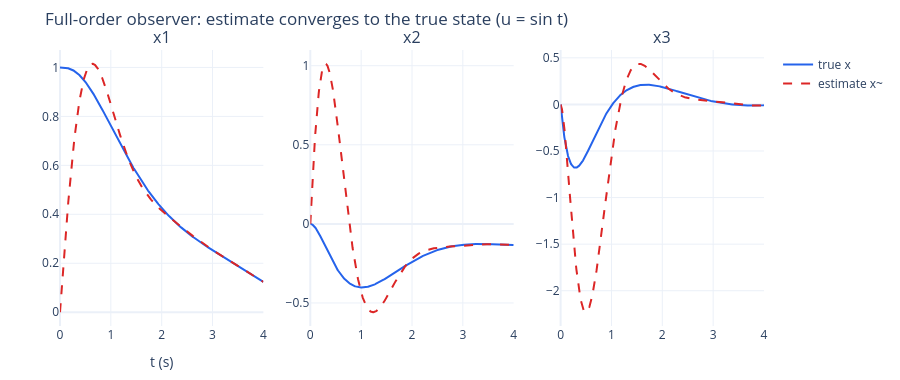

Write notebook code for a chart like this one.
### Markdown cell above
## 4. 全階觀測器 `observer.m`

```matlab
a=[0 1 0;0 0 1;-6 -11 -6];  b=[0 0 1]';  c=[1 0 0];  d=0;
ob=obsv(a,c);
rob=rank(ob)
n = length(a)
q=[-2+2*sqrt(3)*i -2-2*sqrt(3)*i -5];
ke=(place(a',c',q))'
```

觀測器 $\dot{\tilde x}=A\tilde x+Bu+K_e(y-C\tilde x)$，估測誤差 $\varepsilon=x-\tilde x$ 滿足 $\dot\varepsilon=(A-K_eC)\varepsilon$。
可觀測（$\operatorname{rank}O=n$）時，利用 $(A-K_eC)^T=A^T-C^TK_e^T$，觀測器增益可以用極點配置求：$K_e^T=\text{place}(A^T,C^T,q)$。

手算驗證：$A-K_eC$ 的特徵多項式 $s^3+(6+k_1)s^2+(11+6k_1+k_2)s+(6+11k_1+6k_2+k_3)$，
期望 $(s^2+4s+16)(s+5)=s^3+9s^2+36s+80$，得 $K_e=[3,\ 7,\ -1]^T$。

原程式只算出 $K_e$；下面另外模擬（新增）：受控體從 $x(0)=[1,0,0]$ 出發、觀測器從 $\tilde x(0)=0$ 出發，看估測值追上真實狀態。

### Code cell
a = np.array([[0, 1, 0], [0, 0, 1], [-6, -11, -6]], float)
b = np.array([[0], [0], [1]], float)
c = np.array([[1.0, 0, 0]])
print("rank obsv(a,c) =", np.linalg.matrix_rank(obsv(a, c)), " n =", a.shape[0])
q = [-2 + 2 * np.sqrt(3) * 1j, -2 - 2 * np.sqrt(3) * 1j, -5]
ke = place(a.T, c.T, q).T
print("Ke = place(a',c',q)' =", clean(ke.ravel(), 4))
print("eig(a-ke*c) =", clean(sorted(np.linalg.eigvals(a - ke @ c), key=lambda z: (z.real, z.imag))))


def plant_obs(t, s):                         # 狀態 [x; x~]，u = sin t（任意已知輸入）
    x, xh = s[:3], s[3:]
    u = np.sin(t)
    dx = a @ x + b.ravel() * u
    dxh = a @ xh + b.ravel() * u + ke.ravel() * (c @ x - c @ xh)
    return np.concatenate([dx, dxh])


t = np.linspace(0, 4, 801)
sol = solve_ivp(plant_obs, (0, 4), [1, 0, 0, 0, 0, 0], t_eval=t, rtol=1e-9, atol=1e-11)
fig = make_subplots(rows=1, cols=3, subplot_titles=("x1", "x2", "x3"))
for i in range(3):
    fig.add_trace(go.Scatter(x=t, y=sol.y[i], name="true x", line=dict(color="#2563eb"), showlegend=i == 0), 1, i + 1)
    fig.add_trace(go.Scatter(x=t, y=sol.y[i + 3], name="estimate x~", line=dict(color="#dc2626", dash="dash"), showlegend=i == 0), 1, i + 1)
show(fig, "Full-order observer: estimate converges to the true state (u = sin t)", "t (s)", None, h=380)
err = np.linalg.norm(sol.y[:3] - sol.y[3:], axis=0)
print(f"|x - x~|: t=0 -> {err[0]:.3f}, t=2 -> {err[400]:.2e}, t=4 -> {err[-1]:.2e}")

### Figure 1 — Plotly figure (JSON) as saved in the notebook; plotly's stock layout.template omitted (floating-point values rounded to 4 significant figures; data arrays with more than 128 entries replaced by an {"elided": "..."} marker saying what was removed)
{"data": [{"line": {"color": "#2563eb"}, "name": "true x", "showlegend": true, "type": "scatter", "x": {"elided": "801 float values"}, "xaxis": "x", "y": {"elided": "801 float values"}, "yaxis": "y"}, {"line": {"color": "#dc2626", "dash": "dash"}, "name": "estimate x~", "showlegend": true, "type": "scatter", "x": {"elided": "801 float values"}, "xaxis": "x", "y": {"elided": "801 float values"}, "yaxis": "y"}, {"line": {"color": "#2563eb"}, "name": "true x", "showlegend": false, "type": "scatter", "x": {"elided": "801 float values"}, "xaxis": "x2", "y": {"elided": "801 float values"}, "yaxis": "y2"}, {"line": {"color": "#dc2626", "dash": "dash"}, "name": "estimate x~", "showlegend": false, "type": "scatter", "x": {"elided": "801 float values"}, "xaxis": "x2", "y": {"elided": "801 float values"}, "yaxis": "y2"}, {"line": {"color": "#2563eb"}, "name": "true x", "showlegend": false, "type": "scatter", "x": {"elided": "801 float values"}, "xaxis": "x3", "y": {"elided": "801 float values"}, "yaxis": "y3"}, {"line": {"color": "#dc2626", "dash": "dash"}, "name": "estimate x~", "showlegend": false, "type": "scatter", "x": {"elided": "801 float values"}, "xaxis": "x3", "y": {"elided": "801 float values"}, "yaxis": "y3"}], "layout": {"annotations": [{"font": {"size": 16}, "showarrow": false, "text": "x1", "x": 0.1444, "xanchor": "center", "xref": "paper", "y": 1.0, "yanchor": "bottom", "yref": "paper"}, {"font": {"size": 16}, "showarrow": false, "text": "x2", "x": 0.5, "xanchor": "center", "xref": "paper", "y": 1.0, "yanchor": "bottom", "yref": "paper"}, {"font": {"size": 16}, "showarrow": false, "text": "x3", "x": 0.8556, "xanchor": "center", "xref": "paper", "y": 1.0, "yanchor": "bottom", "yref": "paper"}], "height": 380, "margin": {"b": 50, "l": 60, "r": 20, "t": 50}, "title": {"text": "Full-order observer: estimate converges to the true state (u = sin t)"}, "xaxis": {"anchor": "y", "domain": [0.0, 0.2889], "title": {"text": "t (s)"}}, "xaxis2": {"anchor": "y2", "domain": [0.3556, 0.6444]}, "xaxis3": {"anchor": "y3", "domain": [0.7111, 1.0]}, "yaxis": {"anchor": "x", "domain": [0.0, 1.0], "title": {}}, "yaxis2": {"anchor": "x2", "domain": [0.0, 1.0]}, "yaxis3": {"anchor": "x3", "domain": [0.0, 1.0]}}}
